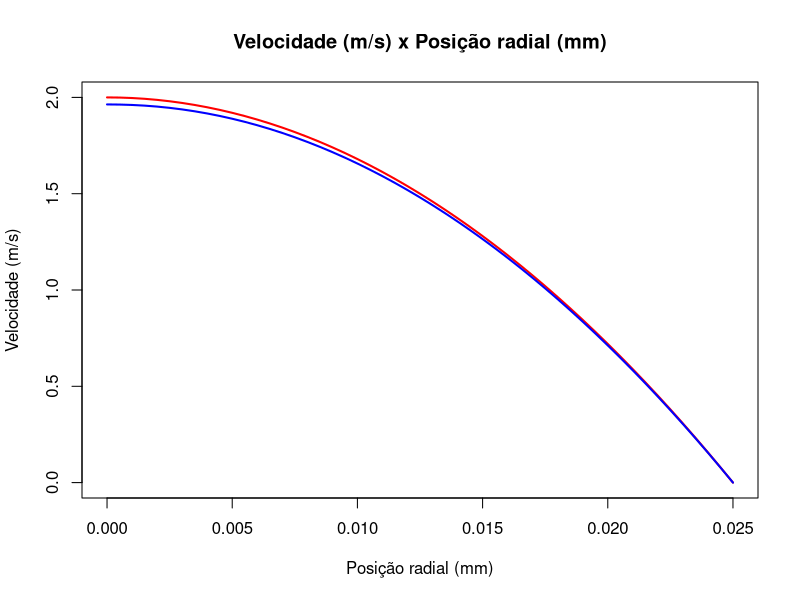

This figure's R source:
rm(list = ls())

library(flextable)

dpdz <- -12.928
mu <- 1.01 * 10^-3
R <- 25 * 10^-3
N <- 50 # numero de pontos analisados 
dr <- R/N # passo no espaço

N <- N + 1

r_seq <- seq(from = 0.0, to = R, by = dr)
u_analytical <- dpdz / (4 * mu) * (r_seq^2 - R^2)

plot(
  NULL,
  main = "Velocidade (m/s) x Posição radial (mm)",
  xlab = "Posição radial (mm)",
  ylab = "Velocidade (m/s)",
  xlim = c(0, max(r_seq)),
  ylim = c(0, max(u_analytical))
)

lines(r_seq, u_analytical, lwd = 2, col = "red")

# agora é a analise numerica

# matriz que representa os coeficientes do sistema linear
A <- matrix(0, ncol = N, nrow = N)
line <- 0

# matriz coluna (vetor vertical) que representa os termos independentes
b <- rep(0, N)

for (ri in r_seq) {
  line <- line + 1
  
  if (ri == 0) {
    # condição de simetria
    A[line, line + 1] <- 1
    A[line, line] <- -1
    
    b[line] <- (dpdz / mu) * (1/4) * dr^2
  } else if (ri == R) {
    # na borda do cano, velocidade nula (cond de contorno)
    # assim temos 1 * u_R = 0 ==> u_R = 0
    
    A[line, line] <- 1
    b[line] <- 0
  } else {
    # no interno
    A[line, line + 1] <- 1 + ri / dr
    A[line, line] <- -1 - 2 * ri / dr
    A[line, line - 1] <- ri / dr
    
    b[line] <- (dpdz / mu) * ri * dr
  }
}

u_numerical <- solve(A) %*% b
lines(r_seq, u_numerical, lwd = 2, col = "blue")
